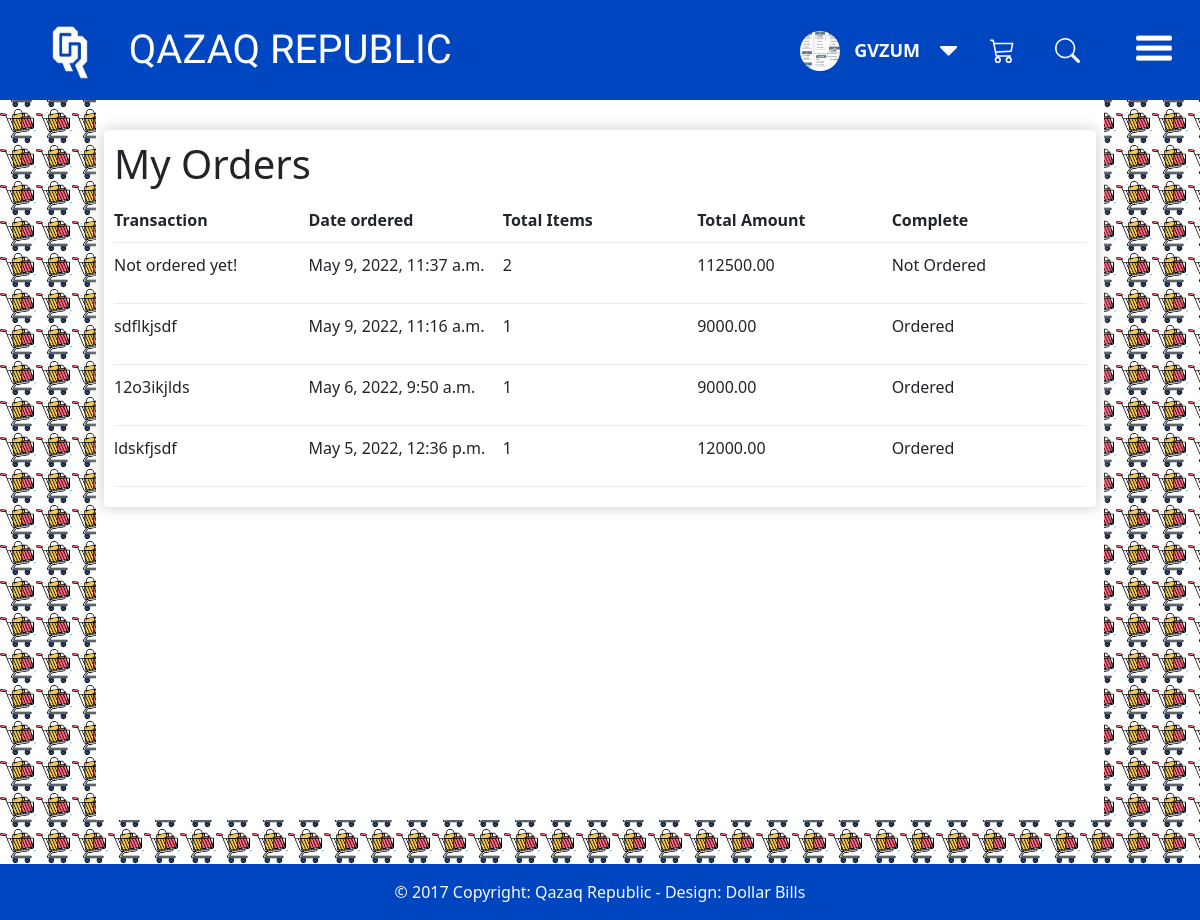
The app's page /my_orders/ (signed in), older data.
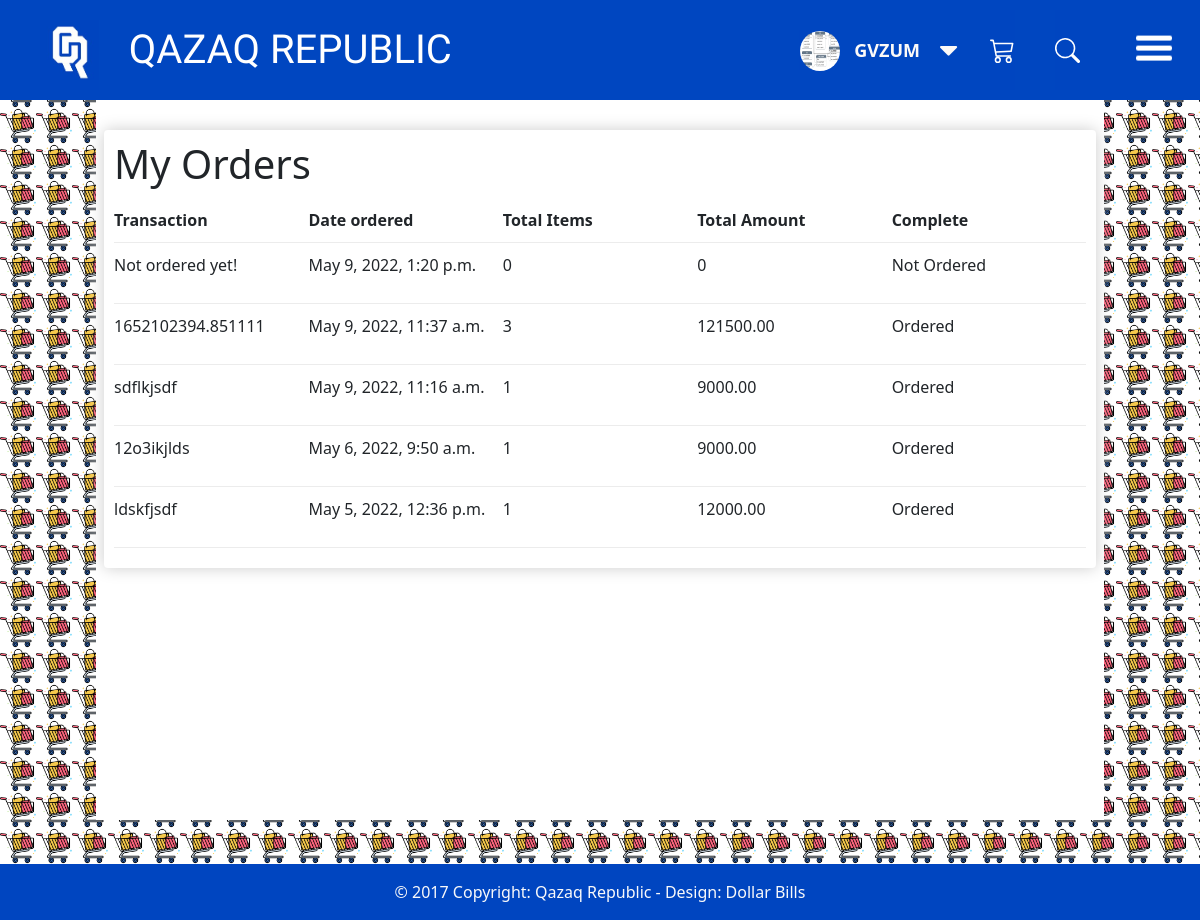
The same page, newer data.
### accounts/models.py (models this page shows, shortened)
class UserProfile(models.Model):
    user = models.OneToOneField(User, on_delete=models.CASCADE)
    phone = models.CharField(blank=True, max_length=20)
    address = models.CharField(blank=True, max_length=150)
    city = models.CharField(blank=True, max_length=20)
    country = models.CharField(blank=True, max_length=50)
    image = models.ImageField(blank=True, upload_to='images/users/')
    def image_tag(self):
        return mark_safe('<img src="{}" height="50"/>'.format(self.image.url))
    image_tag.short_description = 'Image'

### bastama/models.py (models this page shows, shortened)
class Order(models.Model):
    customer = models.ForeignKey(Customer, on_delete=models.CASCADE)
    date_ordered = models.DateTimeField(auto_now_add=True)
    complete = models.BooleanField(default=False, null=True, blank=True)
    transaction = models.CharField(max_length=200, null=True)
    @property
    def get_basket_amount(self):
        basket_order_items = self.orderitem_set.all()
        return sum([item.quantity * item.product_attr.product.price for item in basket_order_items])
    @property
    def get_basket_total(self):
        basket_order_items = self.orderitem_set.all()
        return sum([item.quantity for item in basket_order_items])

class OrderItem(models.Model):
    order = models.ForeignKey(Order, on_delete=models.CASCADE)
    size = models.ForeignKey(Size, on_delete=models.SET_NULL, null=True, blank=True)
    product_attr = models.ForeignKey(ProductAttribute, on_delete=models.CASCADE)
    quantity = models.PositiveSmallIntegerField(default=0, null=True, blank=True)
    date_added = models.DateTimeField(auto_now_add=True)

class ProductAttribute(models.Model):
    product = models.ForeignKey(Product, on_delete=models.CASCADE)
    color = models.ForeignKey(Color, on_delete=models.SET_NULL, null=True, blank=True)

class Product(models.Model):
    slug = models.SlugField(unique=True, max_length=200)
    name = models.CharField(max_length=255)
    category = models.ForeignKey(Category, on_delete=models.CASCADE)
    description = models.TextField(blank=True)
    first_photo = models.ImageField(upload_to='products/%Y/%m/%d', blank=True)
    price = models.DecimalField(max_digits=10, decimal_places=2)
    size = models.BooleanField(default=False, null=True)
    available = models.BooleanField(default=True)
    created = models.DateTimeField(auto_now_add=True)
    updated = models.DateTimeField(auto_now=True)

### bastama/views.py (the view)
# urls.py: path('my_orders/', list_orders, name='my_orders'),
@login_required(login_url='/account/login/')
def list_orders(request):
    context = general_context(request, 'My Orders')
    context['orders'] = Order.objects.filter(customer=context['customer']).order_by('-date_ordered')
    return render(request, 'bastama/views/list_order.html', context)

### bastama/utils.py (called while the page is built)
def general_context(request, title=None):
    context = dict()
    context['title'] = title
    if request.user.is_authenticated:
        customer, _ = Customer.objects.get_or_create(user=request.user)
        profile, _ = UserProfile.objects.get_or_create(user=request.user)
    else:
        customer = None
        profile = None
    context['customer'] = customer
    context['profile'] = profile
    return context

### bastama/templates/bastama/views/list_order.html (shortened to what this page needs)
{% extends 'bastama/components/base.html' %}
{% load static %}
{% block style %}
    <link rel="stylesheet" href="{% static 'bastama/css/basket.css' %}">
{% endblock style %}
{% block content %}
    <div class="content">
        <div class="con">
            <div class="row">
                <div class="col-lg-12" style="padding: 20px;">
                    <div class="box-element">
                        <h1 style="margin-bottom: 20px;">My Orders</h1>
                        <div class="cart-row">
                            <div style="flex:1"><strong>Transaction</strong></div>
                            <div style="flex:1"><strong>Date ordered</strong></div>
                            <div style="flex:1"><strong>Total Items</strong></div>
                            <div style="flex:1"><strong>Total Amount</strong></div>
                            <div style="flex:1"><strong>Complete</strong></div>
                        </div>
                        {% for order in orders %}
                        <div class="cart-row">
                            <div class="center-flex" style="flex:1"><p>{% if order.transaction %}{{ order.transaction }}{% else %}Not ordered yet!{% endif %}</p></div>
                            <div class="center-flex" style="flex:1"><p>{{ order.date_ordered }}</p></div>
                            <div class="center-flex" style="flex:1"><p>{{ order.get_basket_total }}</p></div>
                            <div class="center-flex" style="flex:1"><p>{{ order.get_basket_amount }}</p></div>
                            <div class="center-flex" style="flex:1"><p>{% if order.complete %}Ordered{% else %}Not Ordered{% endif %}</p></div>
                        </div>
                        {% endfor %}
                    </div>
                </div>
            </div>
        </div>
    </div>
{% endblock content %}

### bastama/templates/bastama/components/base.html (shortened to what this page needs)
{% load static %}
<html lang="en">
<head>
    <link href="https://cdn.jsdelivr.net/npm/bootstrap@5.1.2/dist/css/bootstrap.min.css" rel="stylesheet">
    <link rel="stylesheet" href="https://cdnjs.cloudflare.com/ajax/libs/font-awesome/4.7.0/css/font-awesome.min.css">
    <link rel="stylesheet" href="{% static 'bastama/css/style.css' %}">
    {% block style %}
    {% endblock  %}
</head>
<body>
{% include './header.html' %}
{% block content %}
{% endblock  %}
{% include './footer.html' %}
</body>
</html>

### bastama/templates/bastama/components/header.html (shortened to what this page needs)
{% load static %}
{% load i18n %}
<header>
    <div class="header_left">
        <button class="homebut">
            <a href="{% url 'bastama:home' %}" title="Home" class="qrsvg"><img class="logo" src="{% static 'bastama/images/default/QR.jpg' %}"></a>
        </button>
        <div class="qazrep">
            <p>QAZAQ REPUBLIC</p>
        </div>
    </div>
    <div class="header_right">
        <ul class="header-btns">
                    <li class="header-account dropdown default-dropdown">
                        {% if user.id is not None %}
                            <div style="list-style: none" class="dropdown-toggle" role="button" data-toggle="dropdown" aria-expanded="true">
                                <div class="header-btns-icon">
                                    <img src="{% if profile.image %}{{ profile.image.url }}{% else %}{% static 'bastama/images/default/download.jpeg' %}{% endif %}" style="height: 40px; border-radius: 50%; width: 40px" alt="ava-image">
                                </div>
                                <div class="text-uppercase">
                                    <span>
                                        <strong class="logo-name">
                                            {{ request.user }}
                                        </strong>
                                    </span>
                                    <i class="fa fa-caret-down arrow-down"></i>
                                </div>
                            </div>
                        {% else %}
                            <a href="{% url 'account_login' %}" class="text-uppercase">Login</a> / <a href="{% url 'account_signup' %}" class="text-uppercase">Sign Up</a>
                        {% endif %}
                    </li>
            </ul>
        <button class="basketbut">
            <a href="{% url 'bastama:basket' %}" title="basket" class="basketsvg">
            </a>
        </button>
        <button class="searchbut">
            <a href="{% url 'bastama:search' %}" title="search" class="searchsvg">
            <svg xmlns="http://www.w3.org/2000/svg" width="25" height="25" fill="white" class="bi bi-search" viewBox="0 0 16 16">
                  <path d="M11.742 10.344a6.5 6.5 0 1 0-1.397 1.398h-.001c.03.04.062.078.098.115l3.85 3.85a1 1 0 0 0 1.415-1.414l-3.85-3.85a1.007 1.007 0 0 0-.115-.1zM12 6.5a5.5 5.5 0 1 1-11 0 5.5 5.5 0 0 1 11 0z"/>
            </svg>
            </a>
        </button>
        <button class="hamburger" onclick="openSide()">
            <span></span>
            <span></span>
            <span></span>
        </button>
    </div>
</header>

### bastama/templates/bastama/components/footer.html (shortened to what this page needs)
{% load static %}
<footer class="bg-light text-center text-lg-start footer">
    <div class="text-center p-3 text-light" style="background-color: #0045c0;">
      © 2017 Copyright:
      <a class="text-light" href="{% url 'bastama:home' %}">Qazaq Republic - Design: Dollar Bills</a>
    </div>
</footer>

### bastama/static/bastama/css/style.css (style rules this page uses)
*, *::after, *::before { margin: 0; padding: 0; border: 0; }
.footer { position: fixed; left: 0; bottom: 0; width: 100%; background-color: red; color: white; text-align: center; }
ul, ol { list-style: none; }
a { text-decoration: none; }
header { display: flex; background: #0046c0; justify-content: space-between; width: 100%; position: fixed; height: 100px; z-index: 3; }
.header_left { display: flex; padding: 10px; padding-left: 20px; }
.homebut { display: flex; background: #0045c0; margin: 10px 20px 0px 20px; }
.logo { height: 60px; }
.header_right { display: flex; padding: 10px 100px 10px 10px; }
.searchbut { background: #0045c0; margin: 0px 20px; }
.basketbut { margin: 0px 20px; background: #0045c0; }
.qazrep { padding-left: 10px; font-family: 'Podkova', serif; font-size:40px; color: white; }
.qazrep p { margin-top: 10px; }
.dropdown-toggle { display: flex!important; justify-content: center; align-items: center; }
.dropdown-toggle::after { display: none!important; }
.text-uppercase { display: flex; justify-content: center; align-items: center; }
.arrow-down { top: -10px!important; left: 0!important; color: #fcfaf8; }
.header-btns>li { display: inline-block; vertical-align: top; padding: 15px 0px; }
.header-btns>li .header-btns-icon { position: relative; float: left; margin-right: 15px; width: 40px; height: 40px; line-height: 40px; text-align: center; color: #30323A; background-color: #0045c0; border: 1px solid #0045c0; }
.header-btns .dropdown-toggle { display: block; cursor: pointer; }
.hamburger { width:36px; height:36px; position: absolute; top:50%; right: 10px; transform: translate(-50%, -40%); padding: 0px; background-color:transparent; border-style:none; outline: none; cursor: pointer; }
.hamburger span { width:100%; height:5px; background-color:#fff; display:block; position: absolute; border-radius: 2px; transition: all .5s ease; }
.hamburger span:nth-child(1) { top:0px; left:0px; }
.hamburger span:nth-child(2) { top:10px; right:0px; }
.hamburger span:nth-child(3) { top:20px; left:0px; }
.hamburger span:nth-child(1) { animation: span1_close .8s forwards cubic-bezier(.8, .5, .2, 1.4); }
.hamburger span:nth-child(2) { animation: span2_close .8s forwards cubic-bezier(.8, .5, .2, 1.4); }
.hamburger span:nth-child(3) { animation: span3_close .8s forwards cubic-bezier(.8, .5, .2, 1.4); }
.fa { position: relative; top: -10px; left: -15px; padding: 20px; font-size: 30px; width: 50px; height: 50px; border-radius: 50%; text-align: center; }
.content { padding: 100px 0 40px 0; }

### bastama/static/bastama/css/basket.css (style rules this page uses)
.content { padding: 40px; background-image:url("../images/home/bs.png"); background-size: 3%; min-height: 780px; }
.con { margin: 60px 5%; background-color: rgb(255, 255, 255); min-height: 720px; }
.box-element { box-shadow:hsl(0, 0%, 80%) 0 0 16px; background-color: #fff; border-radius: 4px; padding: 10px; }
.col-lg-4, .col-lg-6, .col-lg-8, .col-lg-12 { margin-top: 10px; }
.cart-row { display: flex; align-items: stretch; padding-bottom: 10px; margin-bottom: 10px; border-bottom: 1px solid #ececec; }
.center-flex { display: flex; align-items: center; }

### bastama/templates/bastama/components/header.html (style rules this page uses)
.logo-name { font-size: 18px; color: #fcfaf8; text-align: center; }

Row changes from the older to the newer data that the page shows:
added Order: shows "Not ordered yet!", date_ordered "May 9, 2022, 1:20 p.m.", get_basket_total "0", get_basket_amount "0", complete "Not Ordered"
changed Order "May 9, 2022, 11:37 a.m.": transaction (not shown) → "1652102394.851111"; get_basket_total "2" → "3"; get_basket_amount "112500.00" → "121500.00"; complete "Not Ordered" → "Ordered"; no longer shows "Not ordered yet!"
